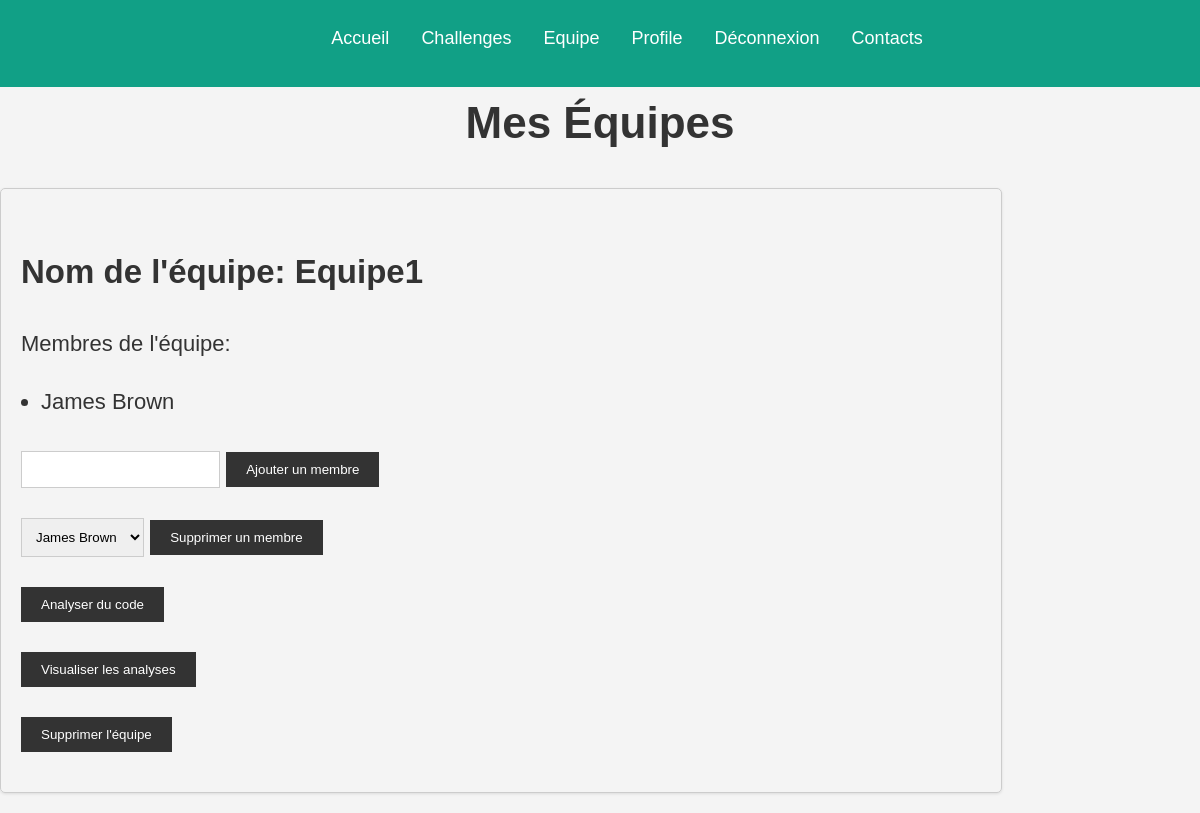
The page /php/equipe.php (signed in) on the database its author committed.
### tables this page shows
CREATE TABLE Equipes (
    ID INT AUTO_INCREMENT PRIMARY KEY,
    Nom VARCHAR(255),
    ID_Projet INT,
    ID_Capitaine INT,
    FOREIGN KEY (ID_Projet) REFERENCES Projets(ID),
    FOREIGN KEY (ID_Capitaine) REFERENCES Utilisateurs(ID)
);

CREATE TABLE Utilisateurs (
    ID INT AUTO_INCREMENT PRIMARY KEY,
    Nom VARCHAR(255),
    Prenom VARCHAR(255),
    Entreprise VARCHAR(255),
    Telephone VARCHAR(255),
    Email VARCHAR(255),
    DateDebut DATE,
    DateFin DATE,
    MotDePasse VARCHAR(255),
    Role ENUM('Admin', 'Gestionnaire', 'Etudiant'),
    Niveau ENUM('L1','L2','L3','M1','M2','D'),
    Ecole VARCHAR(255),
    Ville VARCHAR(255)
);

### src/controllers/etudiant_controller.php (called while the page is built, shortened)
<?php
require_once __DIR__ . '/../classes/Database.php';
require_once __DIR__ . '/../classes/Etudiant.php';
require_once __DIR__ . '/../classes/Equipe.php';
class EtudiantController extends UserController{
    public function __construct() {
        $db = new Database();
    }
public function getTeamsByStudentId($etudiant_id) {
    $db = new Database();
    $db->connect();
    $equipes = [];
    $sql = "SELECT * FROM MembresEquipe WHERE ID_Utilisateur = " . $etudiant_id;
    $result = $db->query($sql);
    while ($row = $result->fetch_assoc()) {
        $equipe_id = $row['ID_Equipe'];
        $sql = "SELECT * FROM Equipes WHERE ID = " . $equipe_id;
        $equipeResult = $db->query($sql);
        if ($equipeRow = $equipeResult->fetch_assoc()) {
            $nom = $equipeRow['Nom'];
            $chefEquipe = $equipeRow['ID_Capitaine'];
            $sql = "SELECT Utilisateurs.ID, Utilisateurs.Nom, Utilisateurs.Prenom FROM MembresEquipe JOIN Utilisateurs ON MembresEquipe.ID_Utilisateur = Utilisateurs.ID WHERE MembresEquipe.ID_Equipe = " . $equipe_id;
            $membreResult = $db->query($sql);
            $membres = [];
            while ($membreRow = $membreResult->fetch_assoc()) {
                $membres[] = [
                    'id' => $membreRow['ID'],
                    'nom' => $membreRow['Nom'],
                    'prenom' => $membreRow['Prenom']
                ];
            }
            $equipe = new Equipe($equipe_id, $nom, $membres, $chefEquipe);
            $equipes[] = $equipe;
        }
    }
    return $equipes;
}
}
?>

### src/classes/Database.php (called while the page is built, shortened)
<?php
class Database {
    private $host = "localhost";
    private $db_name = "datachallenge_db";
    private $username = "cyfafix";
    private $password = "Xx&Yd9@7deEhee";
    private $conn;
    public function connect() {
        $this->conn = null;
        try {
            $this->conn = new mysqli($this->host, $this->username, $this->password, $this->db_name);
        } catch(Exception $e) {
            echo 'Connection Error: ' . $e->getMessage();
            exit(1);
        }
        return $this->conn;
    }
    public function query($sql) {
        $result = $this->conn->query($sql);
        return $result;
    }
}
?>

### src/classes/Equipe.php (called while the page is built, shortened)
<?php
class Equipe {
  private $nom;
  private $membres;
  public function __construct($id, $nom, $membres, $chefEquipe) {
    $this->nom = $nom;
    $this->membres = $membres;
  }
  public function getNom() {
    return $this->nom;
  }
  public function getMembres() {
    return $this->membres;
  }
}
?>

### public/php/equipe.php (the view, shortened to what this page needs)
<?php
require_once __DIR__ . '/../../src/classes/Database.php';
require_once __DIR__ . '/../../src/classes/Etudiant.php';
require_once __DIR__ . '/../../src/classes/Equipe.php';
require_once __DIR__ .'/../../src/controllers/etudiant_controller.php';
$etudiantController = new EtudiantController();
$equipes = $etudiantController->getTeamsByStudentId($_SESSION['user_id']);
?>
<!DOCTYPE html>
<html lang="fr">
<head>
    <link href="/public/css/equipe.css" rel="stylesheet">
    <link href="/public/css/header.css" rel="stylesheet">
</head>
<body>
    <header class="custom-header">
        <?php include('./header.php'); ?>
    </header>
    <main>
        <h1>Mes Équipes</h1>
        <?php if (empty($equipes)) : ?>
            <p>Vous n'avez aucune équipe. <a href="/public/index.php">S'inscrire à un projet pour créer une équipe</a></p>
        <?php else : ?>
            <?php foreach ($equipes as $equipe) : ?>
                <div class="team-card">
                <h2>Nom de l'équipe: <?= $equipe->getNom() ?></h2>
                <p>Membres de l'équipe: </p>
                <ul>
                <?php foreach ($equipe->getMembres() as $membre) : ?>
                    <li><?= $membre['prenom'] . ' ' . $membre['nom'] ?></li>
                <?php endforeach; ?>
                </ul>
                <form method="POST" action="add_member.php">
                    <input type="email" name="email" required>
                    <button type="submit">Ajouter un membre</button>
                </form>
                <form method="POST" action="delete_member.php">
                    <select name="member_id">
                        <?php foreach ($equipe->getMembres() as $membre) : ?>
                            <option value="<?= $membre['id'] ?>"><?= $membre['prenom'] . ' ' . $membre['nom'] ?></option>
                        <?php endforeach; ?>
                    </select>
                    <button type="submit">Supprimer un membre</button>
                </form>
                <form method="POST" action="selectFichier.php">
                    <button type="submit">Analyser du code</button>
                </form>
                <form method="POST" action="voirAnalyse.php">
                    <button type="submit">Visualiser les analyses</button>
                </form>
                <form method="POST" action="delete_team.php">
                    <button type="submit">Supprimer l'équipe</button>
                </form>
                </div>
            <?php endforeach; ?>
        <?php endif; ?>
    </main>
</body>
</html>

### public/css/equipe.css (style rules this page uses)
body { font-family: 'Aboreto', sans-serif; font-size: 22px; background-color: #f4f4f4; color: #333; line-height: 1.6; margin: 0; padding: 0; width: 100%; overflow-x: hidden; }
h1 { color: #333; text-align: center; padding-top: 20px; margin-top: 4%; }
.custom-header { background-color: #333; color: #fff; padding: 20px 0; text-align: center; width: 100%; }
.team-card { border: 1px solid #ccc; box-shadow: 0px 1px 3px rgba(0, 0, 0, 0.1); border-radius: 5px; padding: 20px; margin-bottom: 20px; width: 80%; text-align: left; }
h2 { color: #333; padding-top: 10px; }
ul { padding-left: 20px; }
li { margin-bottom: 10px; }
button { background-color: #333; color: #fff; border: none; padding: 10px 20px; margin-top: 10px; }
form { margin-bottom: 20px; }
input[type="email"], select { padding: 10px; border: 1px solid #ccc; margin-top: 10px; }
.custom-header { background-color: #333; color: #fff; padding: 10px 0; text-align: center; margin-bottom: 20px; width: 100%; }

### public/css/header.css (style rules this page uses)
.custom-header { grid-area: header; height: 100%; z-index: 2000; }

### rows shown on the page
equipes: Nom "Equipe1"
utilisateurs: Prenom "James", Nom "Brown"

### other values the page prints
form field member_id "James Brown"
